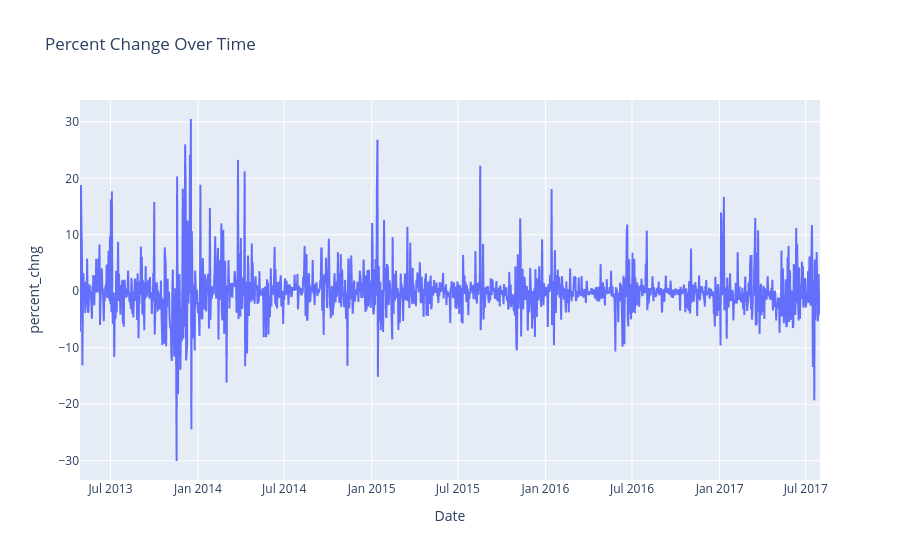

Notebook code cell kept with this figure:
### Code cell
import plotly.express as px
plt.figure(figsize=(20,2))
fig = px.line(data, y="percent_chng", title="Percent Change Over Time")
fig.show()

### Figure 1 — Plotly figure (JSON) as saved in the notebook; plotly's stock layout.template omitted (floating-point values rounded to 4 significant figures; data arrays with more than 128 entries replaced by an {"elided": "..."} marker saying what was removed)
{"data": [{"hovertemplate": "Date=%{x}<br>percent_chng=%{y}<extra></extra>", "legendgroup": "", "line": {"color": "#636efa", "dash": "solid"}, "marker": {"symbol": "circle"}, "mode": "lines", "name": "", "showlegend": false, "type": "scattergl", "x": {"elided": "1556 str values"}, "xaxis": "x", "y": {"elided": "1556 float values"}, "yaxis": "y"}], "layout": {"legend": {"tracegroupgap": 0}, "title": {"text": "Percent Change Over Time"}, "xaxis": {"anchor": "y", "domain": [0, 1], "title": {"text": "Date"}}, "yaxis": {"anchor": "x", "domain": [0, 1], "title": {"text": "percent_chng"}}}}
